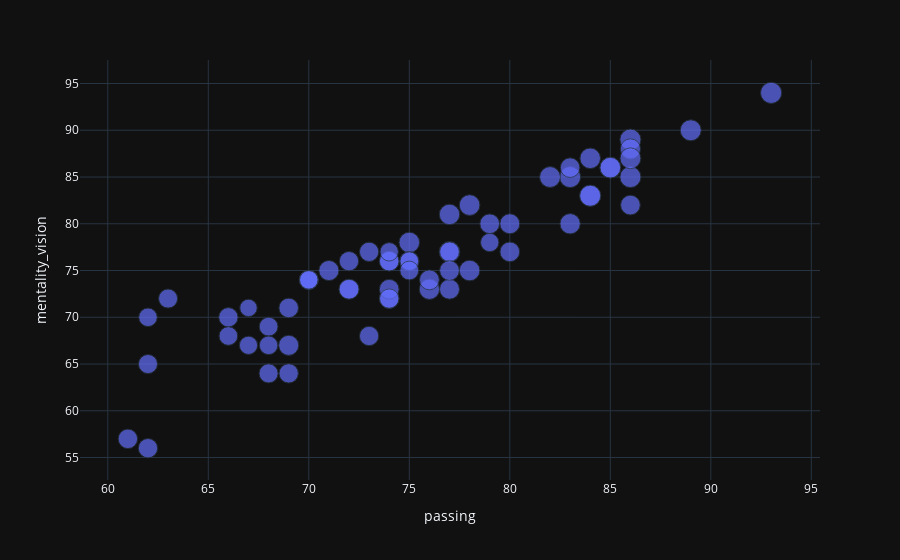

The notebook cell saved with this chart:
### Code cell
import plotly.express as px

fig = px.scatter(
    pos_league_df, x='passing', y='mentality_vision',
    hover_data=['short_name'], 
    size='mentality_composure', size_max=15,
    template='plotly_dark')
fig.show()

### Figure 1 — Plotly figure (JSON) as saved in the notebook; plotly's stock layout.template omitted (floating-point values rounded to 4 significant figures)
{"data": [{"customdata": [["K. De Bruyne"], ["N. Kanté"], ["Bruno Fernandes"], ["P. Pogba"], ["Thiago"], ["Fabinho"], ["Rodri"], ["İ. Gündoğan"], ["Jorginho"], ["W. Ndidi"], ["J. Henderson"], ["J. Grealish"], ["Y. Tielemans"], ["Allan"], ["T. Partey"], ["P. Højbjerg"], ["M. Mount"], ["J. Maddison"], ["M. Ødegaard"], ["Rúben Neves"], ["D. Rice"], ["T. Souček"], ["J. Ward-Prowse"], ["Fred"], ["K. Phillips"], ["João Moutinho"], ["D. Alli"], ["G. Xhaka"], ["E. Dier"], ["A. Doucouré"], ["Pablo Fornals"], ["Y. Bissouma"], ["M. Sissoko"], ["C. Kouyaté"], ["A. Westwood"], ["Oriol Romeu"], ["R. Saïss"], ["J. McGinn"], ["M. Lanzini"], ["S. Armstrong"], ["S. Benrahma"], ["M. Almirón"], ["Douglas Luiz"], ["P. Groß"], ["I. Hayden"], ["J. Brownhill"], ["P. Lees-Melou"], ["B. White"], ["J. McArthur"], ["M. Klich"], ["S. Dallas"], ["D. Gray"], ["J. Willock"], ["F. Onyeka"], ["O. Skipp"], ["T. Cleverley"], ["C. Gallagher"], ["L. Rupp"], ["C. Nørgaard"], ["V. Janelt"], ["O. Etebo"], ["B. Gilmour"], ["J. Ramsey"]], "hovertemplate": "passing=%{x}<br>mentality_vision=%{y}<br>mentality_composure=%{marker.size}<br>short_name=%{customdata[0]}<extra></extra>", "legendgroup": "", "marker": {"color": "#636efa", "size": [89, 84, 87, 88, 88, 84, 83, 87, 81, 80, 82, 88, 86, 85, 86, 82, 84, 84, 76, 84, 80, 78, 77, 79, 78, 89, 85, 67, 74, 74, 77, 75, 74, 72, 77, 74, 76, 68, 76, 70, 74, 74, 77, 79, 72, 74, 77, 75, 80, 77, 74, 60, 70, 74, 66, 67, 65, 74, 72, 69, 68, 69, 68], "sizemode": "area", "sizeref": 0.3956, "symbol": "circle"}, "mode": "markers", "name": "", "orientation": "v", "showlegend": false, "type": "scatter", "x": [93, 75, 89, 86, 86, 78, 77, 85, 86, 69, 83, 83, 86, 77, 82, 76, 84, 84, 83, 85, 71, 74, 86, 77, 76, 84, 78, 79, 69, 72, 79, 75, 73, 62, 80, 62, 69, 75, 77, 75, 73, 74, 74, 80, 63, 72, 77, 61, 72, 74, 70, 67, 68, 66, 67, 74, 70, 74, 68, 66, 68, 70, 62], "xaxis": "x", "y": [94, 78, 90, 89, 85, 75, 81, 86, 88, 67, 80, 85, 87, 77, 85, 73, 83, 87, 86, 86, 75, 72, 82, 73, 74, 83, 82, 78, 64, 76, 80, 76, 68, 65, 77, 56, 71, 76, 77, 75, 77, 76, 73, 80, 72, 73, 75, 57, 73, 76, 74, 71, 69, 70, 67, 77, 74, 72, 64, 68, 67, 74, 70], "yaxis": "y"}], "layout": {"legend": {"itemsizing": "constant", "tracegroupgap": 0}, "margin": {"t": 60}, "xaxis": {"anchor": "y", "domain": [0, 1], "title": {"text": "passing"}}, "yaxis": {"anchor": "x", "domain": [0, 1], "title": {"text": "mentality_vision"}}}}
